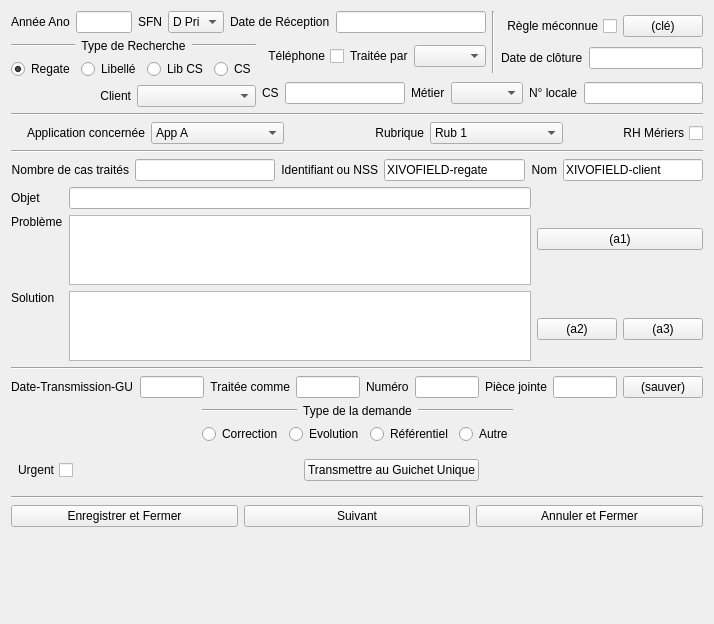
<ui version="4.0" >
 <class>layoutWidget</class>
 <widget class="QWidget" name="layoutWidget" >
  <property name="geometry" >
   <rect>
    <x>0</x>
    <y>0</y>
    <width>712</width>
    <height>624</height>
   </rect>
  </property>
  <layout class="QVBoxLayout" >
   <item>
    <layout class="QGridLayout" >
     <item row="0" column="0" colspan="3" >
      <layout class="QGridLayout" >
       <item row="0" column="0" colspan="2" >
        <layout class="QHBoxLayout" >
         <item>
          <widget class="QLabel" name="label" >
           <property name="text" >
            <string>Année Ano</string>
           </property>
          </widget>
         </item>
         <item>
          <widget class="QLineEdit" name="year" >
           <property name="minimumSize" >
            <size>
             <width>40</width>
             <height>0</height>
            </size>
           </property>
          </widget>
         </item>
         <item>
          <widget class="QLabel" name="label_2" >
           <property name="text" >
            <string>SFN</string>
           </property>
          </widget>
         </item>
         <item>
          <widget class="QComboBox" name="comboBox" >
           <item>
            <property name="text" >
             <string>D Pri</string>
            </property>
           </item>
          </widget>
         </item>
         <item>
          <widget class="QLabel" name="label_9" >
           <property name="text" >
            <string>Date de Réception</string>
           </property>
          </widget>
         </item>
         <item>
          <widget class="QLineEdit" name="datetime" >
           <property name="minimumSize" >
            <size>
             <width>150</width>
             <height>0</height>
            </size>
           </property>
          </widget>
         </item>
        </layout>
       </item>
       <item rowspan="2" row="0" column="2" >
        <layout class="QHBoxLayout" >
         <item>
          <widget class="Line" name="line_5" >
           <property name="orientation" >
            <enum>Qt::Vertical</enum>
           </property>
          </widget>
         </item>
         <item>
          <layout class="QVBoxLayout" >
           <item>
            <layout class="QHBoxLayout" >
             <item>
              <widget class="QCheckBox" name="checkBox_2" >
               <property name="layoutDirection" >
                <enum>Qt::RightToLeft</enum>
               </property>
               <property name="text" >
                <string>Règle méconnue</string>
               </property>
              </widget>
             </item>
             <item>
              <widget class="QPushButton" name="pushButton" >
               <property name="text" >
                <string>(clé)</string>
               </property>
              </widget>
             </item>
            </layout>
           </item>
           <item>
            <layout class="QHBoxLayout" >
             <item>
              <widget class="QLabel" name="label_6" >
               <property name="text" >
                <string>Date de clôture</string>
               </property>
              </widget>
             </item>
             <item>
              <widget class="QLineEdit" name="lineEdit_3" />
             </item>
            </layout>
           </item>
          </layout>
         </item>
        </layout>
       </item>
       <item rowspan="2" row="1" column="0" >
        <layout class="QVBoxLayout" >
         <item>
          <layout class="QHBoxLayout" >
           <item>
            <widget class="Line" name="lineA" >
             <property name="orientation" >
              <enum>Qt::Horizontal</enum>
             </property>
            </widget>
           </item>
           <item>
            <widget class="QLabel" name="label_701" >
             <property name="text" >
              <string>Type de Recherche</string>
             </property>
             <property name="alignment" >
              <set>Qt::AlignCenter</set>
             </property>
            </widget>
           </item>
           <item>
            <widget class="Line" name="lineB" >
             <property name="orientation" >
              <enum>Qt::Horizontal</enum>
             </property>
            </widget>
           </item>
          </layout>
         </item>
         <item>
          <layout class="QHBoxLayout" >
           <item>
            <widget class="QRadioButton" name="typerb_regate" >
             <property name="text" >
              <string>Regate</string>
             </property>
             <property name="checked" >
              <bool>true</bool>
             </property>
            </widget>
           </item>
           <item>
            <widget class="QRadioButton" name="typerb_lib" >
             <property name="text" >
              <string>Libellé</string>
             </property>
            </widget>
           </item>
           <item>
            <widget class="QRadioButton" name="typerb_libcs" >
             <property name="text" >
              <string>Lib CS</string>
             </property>
            </widget>
           </item>
           <item>
            <widget class="QRadioButton" name="typerb_cs" >
             <property name="text" >
              <string>CS</string>
             </property>
            </widget>
           </item>
          </layout>
         </item>
         <item>
          <layout class="QHBoxLayout" >
           <item>
            <widget class="QLabel" name="label_3" >
             <property name="text" >
              <string>Client</string>
             </property>
             <property name="alignment" >
              <set>Qt::AlignRight|Qt::AlignTrailing|Qt::AlignVCenter</set>
             </property>
            </widget>
           </item>
           <item>
            <widget class="QComboBox" name="customername" />
           </item>
          </layout>
         </item>
        </layout>
       </item>
       <item row="1" column="1" >
        <layout class="QHBoxLayout" >
         <item>
          <widget class="QCheckBox" name="checkBox" >
           <property name="layoutDirection" >
            <enum>Qt::RightToLeft</enum>
           </property>
           <property name="text" >
            <string>Téléphone</string>
           </property>
          </widget>
         </item>
         <item>
          <widget class="QLabel" name="label_4" >
           <property name="text" >
            <string>Traitée par</string>
           </property>
          </widget>
         </item>
         <item>
          <widget class="QComboBox" name="comboBox_3" />
         </item>
        </layout>
       </item>
       <item row="2" column="1" colspan="2" >
        <layout class="QHBoxLayout" >
         <item>
          <widget class="QLabel" name="label_5" >
           <property name="text" >
            <string>CS</string>
           </property>
          </widget>
         </item>
         <item>
          <widget class="QLineEdit" name="cs" >
           <property name="text" >
            <string/>
           </property>
          </widget>
         </item>
         <item>
          <widget class="QLabel" name="label_7" >
           <property name="text" >
            <string>Métier</string>
           </property>
          </widget>
         </item>
         <item>
          <widget class="QComboBox" name="comboBox_4" />
         </item>
         <item>
          <widget class="QLabel" name="label_8" >
           <property name="text" >
            <string>N° locale</string>
           </property>
          </widget>
         </item>
         <item>
          <widget class="QLineEdit" name="lineEdit_4" />
         </item>
        </layout>
       </item>
      </layout>
     </item>
     <item row="1" column="0" colspan="3" >
      <layout class="QVBoxLayout" >
       <item>
        <widget class="Line" name="line" >
         <property name="orientation" >
          <enum>Qt::Horizontal</enum>
         </property>
        </widget>
       </item>
       <item>
        <layout class="QHBoxLayout" >
         <item>
          <widget class="QLabel" name="label_10" >
           <property name="text" >
            <string>Application concernée</string>
           </property>
           <property name="alignment" >
            <set>Qt::AlignRight|Qt::AlignTrailing|Qt::AlignVCenter</set>
           </property>
          </widget>
         </item>
         <item>
          <widget class="QComboBox" name="comboBox_5" >
           <item>
            <property name="text" >
             <string>App A</string>
            </property>
           </item>
           <item>
            <property name="text" >
             <string>App B0</string>
            </property>
           </item>
           <item>
            <property name="text" >
             <string>App XF-7</string>
            </property>
           </item>
          </widget>
         </item>
         <item>
          <widget class="QLabel" name="label_11" >
           <property name="text" >
            <string>Rubrique</string>
           </property>
           <property name="alignment" >
            <set>Qt::AlignRight|Qt::AlignTrailing|Qt::AlignVCenter</set>
           </property>
          </widget>
         </item>
         <item>
          <widget class="QComboBox" name="comboBox_6" >
           <item>
            <property name="text" >
             <string>Rub 1</string>
            </property>
           </item>
           <item>
            <property name="text" >
             <string>Rub 2</string>
            </property>
           </item>
           <item>
            <property name="text" >
             <string>Rub ...</string>
            </property>
           </item>
           <item>
            <property name="text" >
             <string>Rub N</string>
            </property>
           </item>
          </widget>
         </item>
         <item>
          <widget class="QCheckBox" name="checkBox_3" >
           <property name="layoutDirection" >
            <enum>Qt::RightToLeft</enum>
           </property>
           <property name="text" >
            <string>RH Mériers</string>
           </property>
          </widget>
         </item>
        </layout>
       </item>
       <item>
        <widget class="Line" name="line_2" >
         <property name="orientation" >
          <enum>Qt::Horizontal</enum>
         </property>
        </widget>
       </item>
       <item>
        <layout class="QHBoxLayout" >
         <item>
          <widget class="QLabel" name="label_12" >
           <property name="text" >
            <string>Nombre de cas traités</string>
           </property>
           <property name="alignment" >
            <set>Qt::AlignRight|Qt::AlignTrailing|Qt::AlignVCenter</set>
           </property>
          </widget>
         </item>
         <item>
          <widget class="QLineEdit" name="lineEdit_6" />
         </item>
         <item>
          <widget class="QLabel" name="label_14" >
           <property name="text" >
            <string>Identifiant ou NSS</string>
           </property>
           <property name="alignment" >
            <set>Qt::AlignRight|Qt::AlignTrailing|Qt::AlignVCenter</set>
           </property>
          </widget>
         </item>
         <item>
          <widget class="QLineEdit" name="XIVOFORM-regate" >
           <property name="text" >
            <string>XIVOFIELD-regate</string>
           </property>
          </widget>
         </item>
         <item>
          <widget class="QLabel" name="label_13" >
           <property name="text" >
            <string>Nom</string>
           </property>
           <property name="alignment" >
            <set>Qt::AlignRight|Qt::AlignTrailing|Qt::AlignVCenter</set>
           </property>
          </widget>
         </item>
         <item>
          <widget class="QLineEdit" name="XIVOFORM-client" >
           <property name="text" >
            <string>XIVOFIELD-client</string>
           </property>
          </widget>
         </item>
        </layout>
       </item>
      </layout>
     </item>
     <item rowspan="2" row="2" column="0" >
      <layout class="QGridLayout" >
       <item row="0" column="0" colspan="3" >
        <widget class="QLabel" name="label_15" >
         <property name="text" >
          <string>Objet</string>
         </property>
        </widget>
       </item>
       <item row="0" column="3" >
        <widget class="QLineEdit" name="lineEdit_9" />
       </item>
       <item row="1" column="0" colspan="3" >
        <widget class="QLabel" name="label_16" >
         <property name="text" >
          <string>Problème</string>
         </property>
         <property name="alignment" >
          <set>Qt::AlignLeading|Qt::AlignLeft|Qt::AlignTop</set>
         </property>
        </widget>
       </item>
       <item row="1" column="3" >
        <widget class="QTextEdit" name="textEdit_2" >
         <property name="sizePolicy" >
          <sizepolicy vsizetype="Expanding" hsizetype="Expanding" >
           <horstretch>0</horstretch>
           <verstretch>1</verstretch>
          </sizepolicy>
         </property>
        </widget>
       </item>
       <item row="2" column="0" colspan="3" >
        <widget class="QLabel" name="label_17" >
         <property name="text" >
          <string>Solution</string>
         </property>
         <property name="alignment" >
          <set>Qt::AlignLeading|Qt::AlignLeft|Qt::AlignTop</set>
         </property>
        </widget>
       </item>
       <item row="2" column="3" >
        <widget class="QTextEdit" name="textEdit" >
         <property name="sizePolicy" >
          <sizepolicy vsizetype="Expanding" hsizetype="Expanding" >
           <horstretch>0</horstretch>
           <verstretch>1</verstretch>
          </sizepolicy>
         </property>
        </widget>
       </item>
      </layout>
     </item>
     <item row="2" column="1" colspan="2" >
      <widget class="QPushButton" name="pushButton_2" >
       <property name="text" >
        <string>(a1)</string>
       </property>
      </widget>
     </item>
     <item row="3" column="1" >
      <widget class="QPushButton" name="pushButton_3" >
       <property name="text" >
        <string>(a2)</string>
       </property>
      </widget>
     </item>
     <item row="3" column="2" >
      <widget class="QPushButton" name="pushButton_4" >
       <property name="text" >
        <string>(a3)</string>
       </property>
      </widget>
     </item>
     <item row="4" column="0" colspan="3" >
      <layout class="QVBoxLayout" >
       <item>
        <widget class="Line" name="line_4" >
         <property name="orientation" >
          <enum>Qt::Horizontal</enum>
         </property>
        </widget>
       </item>
       <item>
        <layout class="QHBoxLayout" >
         <item>
          <widget class="QLabel" name="label_18" >
           <property name="text" >
            <string>Date-Transmission-GU</string>
           </property>
          </widget>
         </item>
         <item>
          <widget class="QLineEdit" name="lineEdit_12" />
         </item>
         <item>
          <widget class="QLabel" name="label_19" >
           <property name="text" >
            <string>Traitée comme</string>
           </property>
           <property name="alignment" >
            <set>Qt::AlignRight|Qt::AlignTrailing|Qt::AlignVCenter</set>
           </property>
          </widget>
         </item>
         <item>
          <widget class="QLineEdit" name="lineEdit_13" />
         </item>
         <item>
          <widget class="QLabel" name="label_20" >
           <property name="text" >
            <string>Numéro</string>
           </property>
          </widget>
         </item>
         <item>
          <widget class="QLineEdit" name="lineEdit_14" />
         </item>
         <item>
          <widget class="QLabel" name="label_21" >
           <property name="text" >
            <string>Pièce jointe</string>
           </property>
          </widget>
         </item>
         <item>
          <widget class="QLineEdit" name="lineEdit_15" />
         </item>
         <item>
          <widget class="QPushButton" name="pushButton_8" >
           <property name="text" >
            <string>(sauver)</string>
           </property>
          </widget>
         </item>
        </layout>
       </item>
       <item>
        <layout class="QHBoxLayout" >
         <item>
          <spacer>
           <property name="orientation" >
            <enum>Qt::Horizontal</enum>
           </property>
           <property name="sizeHint" >
            <size>
             <width>20</width>
             <height>40</height>
            </size>
           </property>
          </spacer>
         </item>
         <item>
          <layout class="QVBoxLayout" >
           <item>
            <layout class="QHBoxLayout" >
             <item>
              <widget class="Line" name="lineC" >
               <property name="orientation" >
                <enum>Qt::Horizontal</enum>
               </property>
              </widget>
             </item>
             <item>
              <widget class="QLabel" name="label_702" >
               <property name="text" >
                <string>Type de la demande</string>
               </property>
               <property name="alignment" >
                <set>Qt::AlignCenter</set>
               </property>
              </widget>
             </item>
             <item>
              <widget class="Line" name="lineD" >
               <property name="orientation" >
                <enum>Qt::Horizontal</enum>
               </property>
              </widget>
             </item>
            </layout>
           </item>
           <item>
            <layout class="QHBoxLayout" >
             <item>
              <widget class="QRadioButton" name="radioButton_5" >
               <property name="text" >
                <string>Correction</string>
               </property>
              </widget>
             </item>
             <item>
              <widget class="QRadioButton" name="radioButton_8" >
               <property name="text" >
                <string>Evolution</string>
               </property>
              </widget>
             </item>
             <item>
              <widget class="QRadioButton" name="radioButton_7" >
               <property name="text" >
                <string>Référentiel</string>
               </property>
              </widget>
             </item>
             <item>
              <widget class="QRadioButton" name="radioButton_6" >
               <property name="text" >
                <string>Autre</string>
               </property>
              </widget>
             </item>
            </layout>
           </item>
          </layout>
         </item>
         <item>
          <spacer>
           <property name="orientation" >
            <enum>Qt::Horizontal</enum>
           </property>
           <property name="sizeHint" >
            <size>
             <width>20</width>
             <height>40</height>
            </size>
           </property>
          </spacer>
         </item>
        </layout>
       </item>
       <item>
        <layout class="QHBoxLayout" >
         <item>
          <widget class="QCheckBox" name="checkBox_4" >
           <property name="layoutDirection" >
            <enum>Qt::RightToLeft</enum>
           </property>
           <property name="text" >
            <string>Urgent</string>
           </property>
          </widget>
         </item>
         <item>
          <spacer>
           <property name="orientation" >
            <enum>Qt::Horizontal</enum>
           </property>
           <property name="sizeHint" >
            <size>
             <width>20</width>
             <height>40</height>
            </size>
           </property>
          </spacer>
         </item>
         <item>
          <widget class="QPushButton" name="pushButton_9" >
           <property name="text" >
            <string>Transmettre au Guichet Unique</string>
           </property>
          </widget>
         </item>
         <item>
          <spacer>
           <property name="orientation" >
            <enum>Qt::Horizontal</enum>
           </property>
           <property name="sizeHint" >
            <size>
             <width>20</width>
             <height>40</height>
            </size>
           </property>
          </spacer>
         </item>
        </layout>
       </item>
       <item>
        <widget class="Line" name="line_3" >
         <property name="orientation" >
          <enum>Qt::Horizontal</enum>
         </property>
        </widget>
       </item>
       <item>
        <layout class="QHBoxLayout" >
         <item>
          <widget class="QPushButton" name="save" >
           <property name="text" >
            <string>Enregistrer et Fermer</string>
           </property>
          </widget>
         </item>
         <item>
          <widget class="QPushButton" name="next" >
           <property name="text" >
            <string>Suivant</string>
           </property>
          </widget>
         </item>
         <item>
          <widget class="QPushButton" name="close" >
           <property name="text" >
            <string>Annuler et Fermer</string>
           </property>
          </widget>
         </item>
        </layout>
       </item>
      </layout>
     </item>
    </layout>
   </item>
   <item>
    <spacer>
     <property name="orientation" >
      <enum>Qt::Vertical</enum>
     </property>
     <property name="sizeHint" >
      <size>
       <width>20</width>
       <height>40</height>
      </size>
     </property>
    </spacer>
   </item>
  </layout>
 </widget>
 <resources/>
 <connections/>
</ui>
